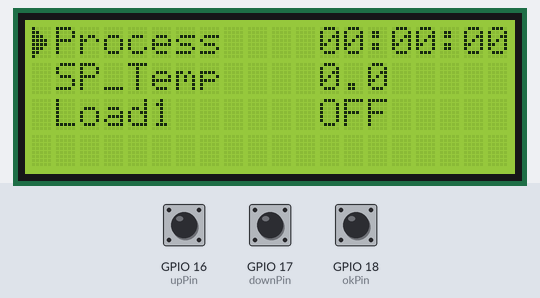
A program run on a simulated ESP32. Parts: 20×4 character LCD. The test bench sets the inputs (shaded band); at power-on: GPIO 16 (upPin) HIGH, GPIO 17 (downPin) HIGH, GPIO 18 (okPin) HIGH. Random numbers use the default seed unless the program sets one; EEPROM starts erased; what the program prints to the serial monitor is not drawn.

Above: at 1.3 s.
1.4 s: GPIO 16 (upPin) pulled LOW for 1 s
At 3.5 s:
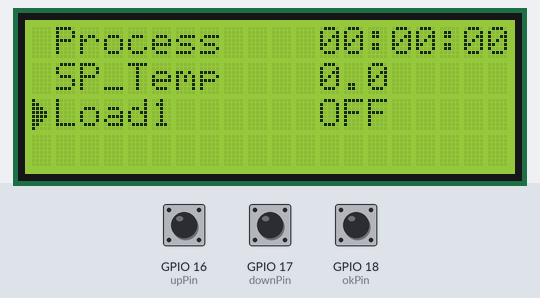
3.9 s: GPIO 17 (downPin) pulled LOW for 3.2 s
At 6.8 s:
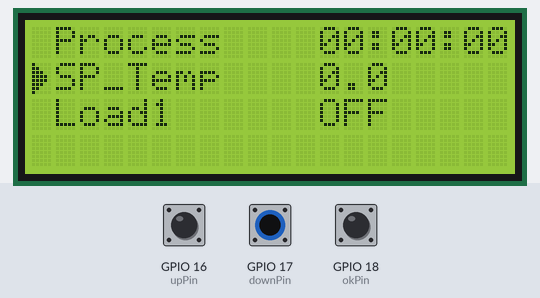
8.6 s: GPIO 18 (okPin) pulled LOW for 0.6 s
At 10.4 s:
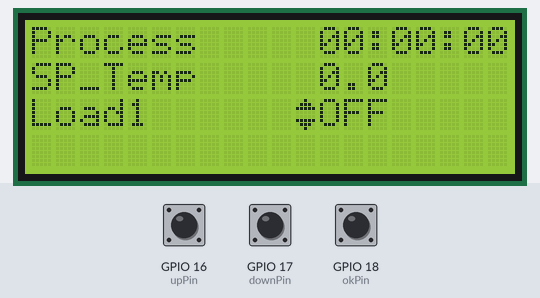
10.9 s: GPIO 17 (downPin) pulled LOW for 1 s
At 12.3 s:
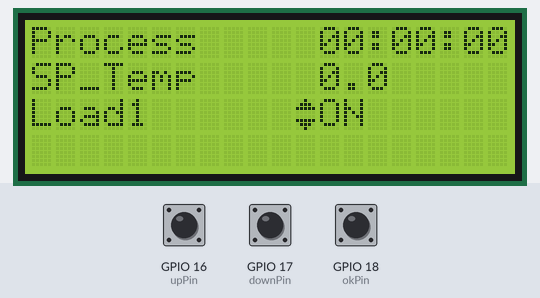
13.4 s: GPIO 18 (okPin) pulled LOW for 1 s
At 15.4 s:
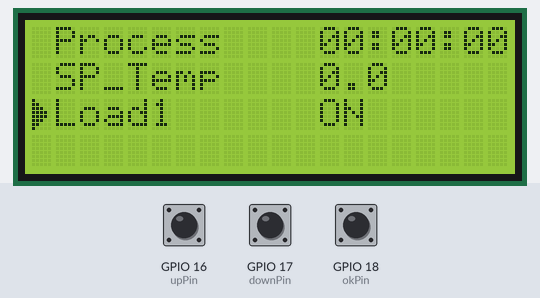
16.1 s: GPIO 16 (upPin) pulled LOW for 3.2 s
At 17.4 s:
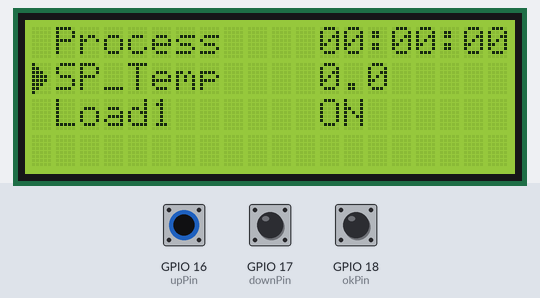
Timing chart, 0 to 19.1 s (numbered marks = the images above; inputs shaded):
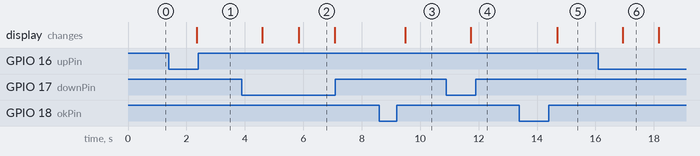

Measured:
- after the input at 1.4 s, the display: changes after 0.96 s (image 1)
- after the input at 3.9 s, the display: first changes after 0.70 s (image 2 shows a later state)
- after the input at 8.6 s, the display: changes after 0.89 s (image 3)
- after the input at 10.9 s, the display: changes after 0.83 s (image 4)
- after the input at 13.4 s, the display: changes after 1.3 s (image 5)
- after the input at 16.1 s, the display: changes after 0.83 s (image 6)
- what the display in image 2 shows lasts 1.3 s, from 5.8 s to 7.1 s

The program:

main.cpp
```cpp
#include <LiquidCrystal_I2C.h>
#include <button_Arduino_hatyai.h>
#include "LcdManu_Arduino_hatyai.h"
#include "EEPROM_Arduino_hatyai.h"
#include "Control_Arduino_hatyai.h"
ProcessManager pm("process");
// LCD
LiquidCrystal_I2C lcd(0x27, 20, 4);

// Buttons
#define okPin 18
#define upPin 16
#define downPin 17

ButtonControl okButton(okPin);
ButtonControl upButton(upPin);
ButtonControl downButton(downPin);

// ตัวแปรจริง
// int processTime = 300;
// float setTemp = 25.0;
// bool loadState = false;
float sensorValue = 7.1;
int motorSpeed = 5;
float pressure =  7.6;
bool heater = 1;
int cycleCount = 8;
// สร้างเมนู (3 menu + 4 display)
LCDMenu menu(lcd, okButton, upButton, downButton, 3, 10);
unsigned long xt =0;


struct MyConfig {
  int processTime;
  float setTemp;
  bool loadState;
};
MyConfig config;

void setup() {
  Serial.begin(115200);

  // โหมดแก้ไขค่า
  menu.setMenu(0, "Process", TIME, &config.processTime, 60);
  menu.setMenu(1, "SP_Temp", FLOAT, &config.setTemp, 0.1);
  menu.setMenu(2, "Load1", BOOL, &config.loadState, 1);

    // บอก library ให้จัดการ struct นี้
  pm.begin(&config, sizeof(config));

  // เปลี่ยนค่าแล้วบันทึก
  // config.processTime = 120;
  // pm.setChanged();

  // โหมดแสดงผล - เพิ่มรายการเพื่อทดสอบการเลื่อน
  menu.setDisplay(0, "1", TIME, &config.processTime);
  menu.setDisplay(1, "2", FLOAT, &config.setTemp);
  menu.setDisplay(2, "3", BOOL, &config.loadState);
  menu.setDisplay(3, "4", FLOAT, &sensorValue);

  menu.setDisplay(4, "5", INT, &motorSpeed);
  menu.setDisplay(5, "6", FLOAT, &pressure);
  menu.setDisplay(6, "7", BOOL, &heater);
  menu.setDisplay(7, "8", INT, &cycleCount);

  menu.setDisplay(8, "9", BOOL, &heater);
  menu.setDisplay(9, "10", TIME, &xt);

  menu.begin();

  // ✅ ทุกครั้งที่ค่ามีการเปลี่ยน → เซฟ
  menu.onValueChanged([](){
    pm.setChanged();
  });
}

CreateCondition sensor0;
double sensorValue0 = 0;
bool result0;
bool result1;

void loop() {
  menu.update();
  xt = millis()/1000;
  // อัปเดตค่า sensor (ตัวอย่าง)
    sensorValue0 = random(0, 1000);
    Serial.print("sensorValue0: ");
    Serial.print(sensorValue0);
    Serial.print("-->");

    sensor0.inBetween(&sensorValue0, 200, 600, HIGH, &result0);
    sensor0.onChangeState(&sensorValue0, 200, 600, HIGH, &result1);
    Serial.print(result0);
    Serial.println(result1);
    delay(1000);
}
```
